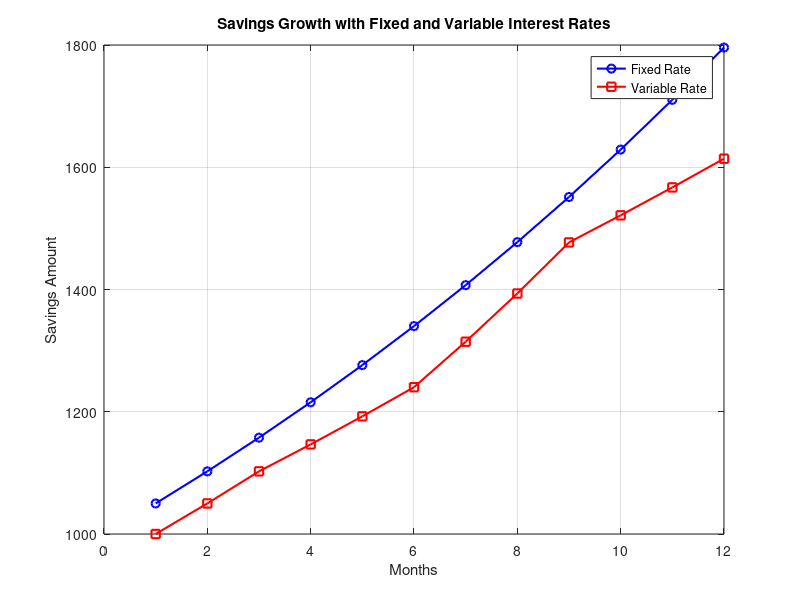

The MATLAB script that drew this image:

P0 = 1000; % Initial amount
r_fixed = 0.05; % Fixed annual interest rate (5%)
n = 12; % Number of months

% Fixed Interest Rate Model
P_fixed = P0 * (1 + r_fixed) .^ (1:n);

% Print mathematical expression for fixed interest
fprintf('Fixed Interest Model:\n');
fprintf('P(n) = P0 * (1 + r)^n\n');
for i = 1:n
    fprintf('P(%d) = %.2f * (1 + %.2f)^%d = %.2f\n', i, P0, r_fixed, i, P_fixed(i));
end
fprintf('\n');

% Variable Interest Rate Model (Changing r every 3 months)
r_variable = [0.05, 0.04, 0.06, 0.03]; % Changing interest rates per quarter
P_variable = zeros(1, n);
P_variable(1) = P0;

fprintf('Variable Interest Model:\n');
fprintf('P(n) = P(n-1) * (1 + r_n)\n');

for i = 2:n
    r_current = r_variable(ceil(i/3)); % Select interest rate for the quarter
    P_variable(i) = P_variable(i-1) * (1 + r_current);
    
    fprintf('P(%d) = P(%d) * (1 + %.2f) = %.2f * %.2f = %.2f\n', ...
        i, i-1, r_current, P_variable(i-1), (1 + r_current), P_variable(i));
end

% Visualization
figure;
plot(1:n, P_fixed, 'b-o', 'LineWidth', 1.5);
hold on;
plot(1:n, P_variable, 'r-s', 'LineWidth', 1.5);
xlabel('Months');
ylabel('Savings Amount');
title('Savings Growth with Fixed and Variable Interest Rates');
legend('Fixed Rate', 'Variable Rate');
grid on;